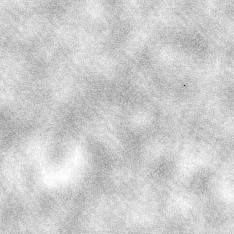
#> input picture neuron_seg/image/score_image.png, 234 x 234 px, found by its file name
$ python threshold_img.py
#> lines starting #> are read from the running program, lines starting #| are printed output that depends on the picture
import cv2
import matplotlib.pyplot as plt

# generate histogram of the score image
score_img = cv2.imread('score_image.png', 0)
#> score_img is the input picture: shape (234, 234); min 19, max 255, mean 205

plt.hist(score_img.ravel(), 256, [0,256])
plt.show()
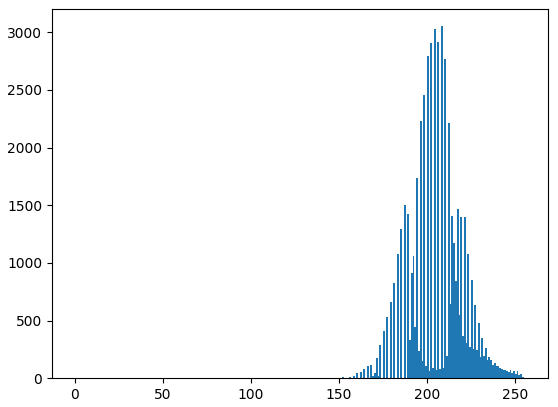
#> figure drawn by matplotlib, 1 panel; tallest bar 3053 high, from x = 208 to 209

$ run again, with neuron_seg/image/NA4009-02_AB_10_10_14.jpg saved as neuron_seg/image/score_image.png
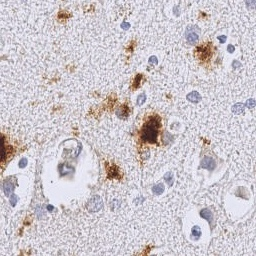
#> input picture neuron_seg/image/NA4009-02_AB_10_10_14.jpg, 256 x 256 px, found by its file name
#> `score_img = cv2.imread('score_image.png', 0)`:
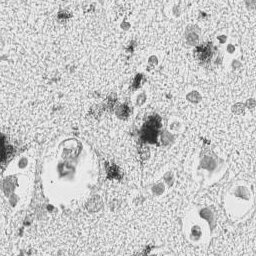
#> score_img: shape (256, 256); min 31, max 253, mean 201.4
#> `plt.show()`:
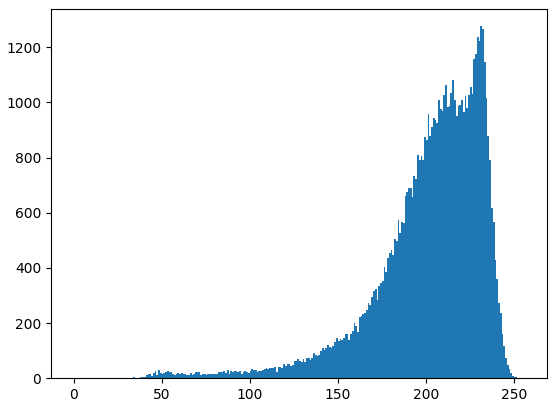
#> figure drawn by matplotlib, 1 panel; tallest bar 1276 high, from x = 231 to 232
